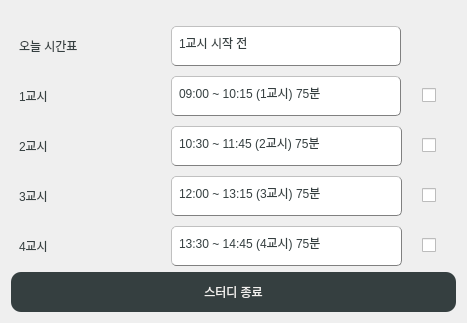
              <widget class="QGroupBox" name="groupBox_8">
               <property name="styleSheet">
                <string notr="true">

QGroupBox  {
    border:0px;
    border-radius: 15px;
	font: 75 15px&quot;Gong Gothic&quot;;
}

QGroupBox::title  {
    font: 20px;
    subcontrol-position: top center;
    padding: 5px 8000px 5px 8000px;
}</string>
               </property>
               <property name="title">
                <string/>
               </property>
               <layout class="QGridLayout" name="gridLayout_25">
                <item row="0" column="0">
                 <layout class="QGridLayout" name="gridLayout_26">
                  <property name="sizeConstraint">
                   <enum>QLayout::SetMaximumSize</enum>
                  </property>
                  <property name="leftMargin">
                   <number>0</number>
                  </property>
                  <property name="topMargin">
                   <number>15</number>
                  </property>
                  <property name="rightMargin">
                   <number>10</number>
                  </property>
                  <property name="spacing">
                   <number>10</number>
                  </property>
                  <item row="2" column="1">
                   <widget class="QLineEdit" name="time_pc_2">
                    <property name="minimumSize">
                     <size>
                      <width>0</width>
                      <height>40</height>
                     </size>
                    </property>
                    <property name="maximumSize">
                     <size>
                      <width>16777215</width>
                      <height>40</height>
                     </size>
                    </property>
                    <property name="styleSheet">
                     <string notr="true">padding: 5px;
font: 17px &quot;나눔스퀘어_ac Bold&quot;;
color :#353F40;
border-style: outset;
border-width: 1px;
border-color: gray;
border-radius: 5px;</string>
                    </property>
                    <property name="text">
                     <string>10:30 ~ 11:45 (2교시) 75분</string>
                    </property>
                    <property name="readOnly">
                     <bool>true</bool>
                    </property>
                   </widget>
                  </item>
                  <item row="1" column="1">
                   <widget class="QLineEdit" name="time_output_string_2">
                    <property name="sizePolicy">
                     <sizepolicy hsizetype="Fixed" vsizetype="Fixed">
                      <horstretch>0</horstretch>
                      <verstretch>0</verstretch>
                     </sizepolicy>
                    </property>
                    <property name="minimumSize">
                     <size>
                      <width>230</width>
                      <height>40</height>
                     </size>
                    </property>
                    <property name="maximumSize">
                     <size>
                      <width>230</width>
                      <height>40</height>
                     </size>
                    </property>
                    <property name="styleSheet">
                     <string notr="true">padding: 5px;
font: 17px &quot;나눔스퀘어_ac Bold&quot;;
color :#353F40;
border-style: outset;
border-width: 1px;
border-color: gray;
border-radius: 5px;</string>
                    </property>
                    <property name="text">
                     <string>09:00 ~ 10:15 (1교시) 75분</string>
                    </property>
                    <property name="alignment">
                     <set>Qt::AlignLeading|Qt::AlignLeft|Qt::AlignVCenter</set>
                    </property>
                   </widget>
                  </item>
                  <item row="0" column="2">
                   <layout class="QHBoxLayout" name="horizontalLayout_17">
                    <property name="spacing">
                     <number>0</number>
                    </property>
                    <property name="leftMargin">
                     <number>10</number>
                    </property>
                    <property name="rightMargin">
                     <number>10</number>
                    </property>
                   </layout>
                  </item>
                  <item row="4" column="0">
                   <widget class="QLabel" name="st_user_week_8">
                    <property name="minimumSize">
                     <size>
                      <width>150</width>
                      <height>40</height>
                     </size>
                    </property>
                    <property name="maximumSize">
                     <size>
                      <width>130</width>
                      <height>40</height>
                     </size>
                    </property>
                    <property name="styleSheet">
                     <string notr="true">padding: 5px;;
font: 20px &quot;나눔스퀘어_ac ExtraBold&quot;;
color :#353F40;</string>
                    </property>
                    <property name="text">
                     <string>4교시</string>
                    </property>
                   </widget>
                  </item>
                  <item row="1" column="2">
                   <layout class="QHBoxLayout" name="horizontalLayout_18">
                    <property name="spacing">
                     <number>0</number>
                    </property>
                    <property name="leftMargin">
                     <number>10</number>
                    </property>
                    <property name="rightMargin">
                     <number>10</number>
                    </property>
                    <property name="bottomMargin">
                     <number>0</number>
                    </property>
                    <item>
                     <widget class="QCheckBox" name="checkBox">
                      <property name="text">
                       <string/>
                      </property>
                     </widget>
                    </item>
                   </layout>
                  </item>
                  <item row="0" column="0">
                   <widget class="QLabel" name="st_user_name_8">
                    <property name="minimumSize">
                     <size>
                      <width>150</width>
                      <height>40</height>
                     </size>
                    </property>
                    <property name="maximumSize">
                     <size>
                      <width>130</width>
                      <height>40</height>
                     </size>
                    </property>
                    <property name="autoFillBackground">
                     <bool>false</bool>
                    </property>
                    <property name="styleSheet">
                     <string notr="true">padding: 5px;;
font: 20px &quot;나눔스퀘어_ac ExtraBold&quot;;
color :#353F40;</string>
                    </property>
                    <property name="text">
                     <string>오늘 시간표</string>
                    </property>
                    <property name="margin">
                     <number>0</number>
                    </property>
                   </widget>
                  </item>
                  <item row="3" column="0">
                   <widget class="QLabel" name="st_user_close_4">
                    <property name="minimumSize">
                     <size>
                      <width>150</width>
                      <height>40</height>
                     </size>
                    </property>
                    <property name="maximumSize">
                     <size>
                      <width>130</width>
                      <height>40</height>
                     </size>
                    </property>
                    <property name="styleSheet">
                     <string notr="true">padding: 5px;;
font: 20px &quot;나눔스퀘어_ac ExtraBold&quot;;
color :#353F40;</string>
                    </property>
                    <property name="text">
                     <string>3교시</string>
                    </property>
                   </widget>
                  </item>
                  <item row="2" column="0">
                   <widget class="QLabel" name="st_user_open_4">
                    <property name="minimumSize">
                     <size>
                      <width>150</width>
                      <height>40</height>
                     </size>
                    </property>
                    <property name="maximumSize">
                     <size>
                      <width>130</width>
                      <height>40</height>
                     </size>
                    </property>
                    <property name="styleSheet">
                     <string notr="true">padding: 5px;;
font: 20px &quot;나눔스퀘어_ac ExtraBold&quot;;
color :#353F40;</string>
                    </property>
                    <property name="text">
                     <string>2교시</string>
                    </property>
                   </widget>
                  </item>
                  <item row="0" column="1">
                   <widget class="QLineEdit" name="widget_timetable">
                    <property name="sizePolicy">
                     <sizepolicy hsizetype="Fixed" vsizetype="Fixed">
                      <horstretch>0</horstretch>
                      <verstretch>0</verstretch>
                     </sizepolicy>
                    </property>
                    <property name="minimumSize">
                     <size>
                      <width>230</width>
                      <height>40</height>
                     </size>
                    </property>
                    <property name="maximumSize">
                     <size>
                      <width>200</width>
                      <height>40</height>
                     </size>
                    </property>
                    <property name="styleSheet">
                     <string notr="true">padding: 5px;
font: 17px &quot;나눔스퀘어_ac Bold&quot;;
color :#353F40;
border-style: outset;
border-width: 1px;
border-color: gray;
border-radius: 5px;</string>
                    </property>
                    <property name="text">
                     <string>1교시 시작 전</string>
                    </property>
                    <property name="alignment">
                     <set>Qt::AlignLeading|Qt::AlignLeft|Qt::AlignVCenter</set>
                    </property>
                   </widget>
                  </item>
                  <item row="4" column="1">
                   <widget class="QLineEdit" name="time_output_path_2">
                    <property name="minimumSize">
                     <size>
                      <width>0</width>
                      <height>40</height>
                     </size>
                    </property>
                    <property name="maximumSize">
                     <size>
                      <width>16777215</width>
                      <height>40</height>
                     </size>
                    </property>
                    <property name="styleSheet">
                     <string notr="true">padding: 5px;
font: 17px &quot;나눔스퀘어_ac Bold&quot;;
color :#353F40;
border-style: outset;
border-width: 1px;
border-color: gray;
border-radius: 5px;</string>
                    </property>
                    <property name="text">
                     <string>13:30 ~ 14:45 (4교시) 75분</string>
                    </property>
                    <property name="alignment">
                     <set>Qt::AlignLeading|Qt::AlignLeft|Qt::AlignVCenter</set>
                    </property>
                    <property name="readOnly">
                     <bool>true</bool>
                    </property>
                   </widget>
                  </item>
                  <item row="4" column="2">
                   <layout class="QHBoxLayout" name="horizontalLayout_19">
                    <property name="leftMargin">
                     <number>10</number>
                    </property>
                    <property name="rightMargin">
                     <number>10</number>
                    </property>
                    <item>
                     <widget class="QCheckBox" name="checkBox_4">
                      <property name="text">
                       <string/>
                      </property>
                     </widget>
                    </item>
                   </layout>
                  </item>
                  <item row="1" column="0">
                   <widget class="QLabel" name="st_user_address_8">
                    <property name="minimumSize">
                     <size>
                      <width>150</width>
                      <height>40</height>
                     </size>
                    </property>
                    <property name="maximumSize">
                     <size>
                      <width>130</width>
                      <height>40</height>
                     </size>
                    </property>
                    <property name="styleSheet">
                     <string notr="true">padding: 5px;;
font: 20px &quot;나눔스퀘어_ac ExtraBold&quot;;
color :#353F40;</string>
                    </property>
                    <property name="text">
                     <string>1교시</string>
                    </property>
                   </widget>
                  </item>
                  <item row="2" column="2">
                   <layout class="QHBoxLayout" name="horizontalLayout_14">
                    <property name="leftMargin">
                     <number>10</number>
                    </property>
                    <property name="rightMargin">
                     <number>10</number>
                    </property>
                    <item>
                     <widget class="QCheckBox" name="checkBox_2">
                      <property name="text">
                       <string/>
                      </property>
                     </widget>
                    </item>
                   </layout>
                  </item>
                  <item row="3" column="2">
                   <layout class="QHBoxLayout" name="horizontalLayout_15">
                    <property name="leftMargin">
                     <number>10</number>
                    </property>
                    <property name="rightMargin">
                     <number>10</number>
                    </property>
                    <item>
                     <widget class="QCheckBox" name="checkBox_3">
                      <property name="text">
                       <string/>
                      </property>
                     </widget>
                    </item>
                   </layout>
                  </item>
                  <item row="3" column="1">
                   <widget class="QLineEdit" name="time_output_live_2">
                    <property name="minimumSize">
                     <size>
                      <width>0</width>
                      <height>40</height>
                     </size>
                    </property>
                    <property name="maximumSize">
                     <size>
                      <width>16777215</width>
                      <height>40</height>
                     </size>
                    </property>
                    <property name="styleSheet">
                     <string notr="true">padding: 5px;
font: 17px &quot;나눔스퀘어_ac Bold&quot;;
color :#353F40;
border-style: outset;
border-width: 1px;
border-color: gray;
border-radius: 5px;</string>
                    </property>
                    <property name="text">
                     <string>12:00 ~ 13:15 (3교시) 75분</string>
                    </property>
                    <property name="readOnly">
                     <bool>true</bool>
                    </property>
                   </widget>
                  </item>
                 </layout>
                </item>
                <item row="1" column="0">
                 <widget class="QPushButton" name="studyfinish">
                  <property name="minimumSize">
                   <size>
                    <width>445</width>
                    <height>40</height>
                   </size>
                  </property>
                  <property name="maximumSize">
                   <size>
                    <width>445</width>
                    <height>40</height>
                   </size>
                  </property>
                  <property name="styleSheet">
                   <string notr="true">QPushButton
{
	color: #F2F1EF;
	font: 20px &quot;나눔스퀘어_ac Bold&quot;;
	background-color:#353F40;
	border : None;
	border-radius : 10px;
}

QPushButton::hover
{
	color: #F2F1EF;
	font: 20px &quot;나눔스퀘어_ac Bold&quot;;
	background-color:#000000;
	border :solid;
}</string>
                  </property>
                  <property name="text">
                   <string>스터디 종료</string>
                  </property>
                 </widget>
                </item>
               </layout>
              </widget>
